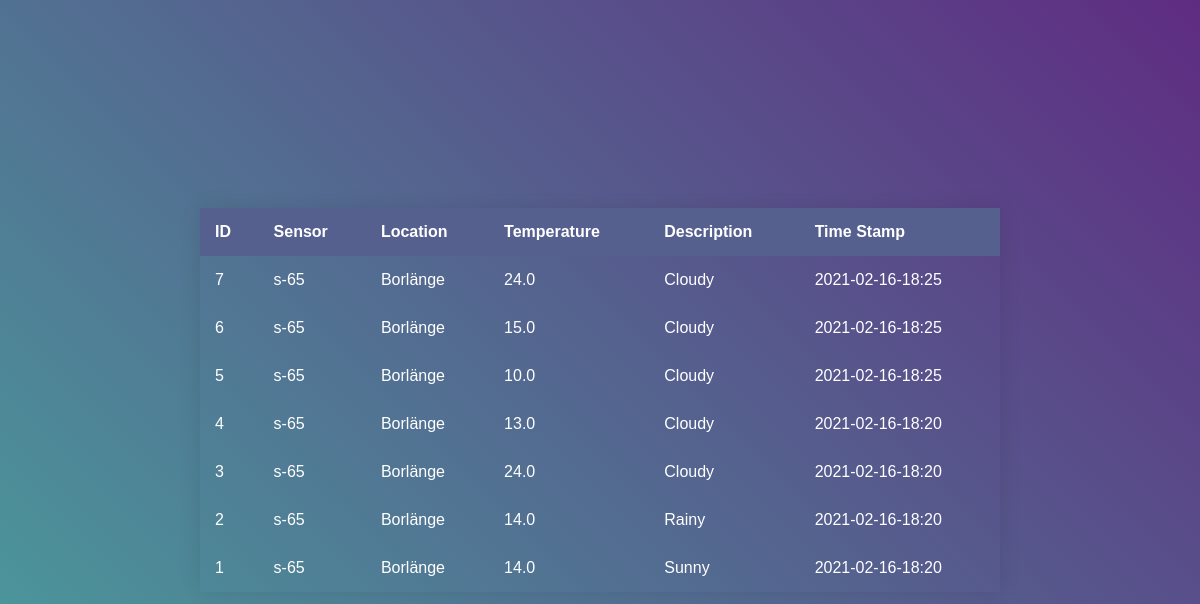
The page / on the database its author committed.
### tables this page shows
CREATE TABLE weather (
        id INTEGER PRIMARY KEY AUTOINCREMENT,
        sensor text,
        location text,
        temperature real,
        description text,
        time text
        );

### flaskex.py (the view)
@app.route("/")
def show_db():
    conn = sqlite3.connect(db)
    c = conn.cursor()
    c.execute("SELECT * FROM weather")
    return render_template("table.html", result=c.fetchall())

### templates/table.html (shortened to what this page needs)
<!DOCTYPE html>
<html lang="en">
<head>
    <link rel="stylesheet" href="{{ url_for('static', filename='styles.css') }}">
</head>
<body>
    <div class="container">
        <table>
            <thead>
                <tr>
                    <th>ID</th>
                    <th>Sensor</th>
                    <th>Location</th>
                    <th>Temperature</th>
                    <th>Description</th>
                    <th>Time Stamp</th>
                </tr>
        </thead>
            <tbody>
                {% for item in result|reverse %}
                <tr>
                    <td>
                        {{item[0]}}
                    </td>
                    <td>
                        {{item[1]}}
                    </td>
                    <td>
                        {{item[2]}}
                    </td>
                    <td>
                        {{item[3]}}
                    </td>
                    <td>
                        {{item[4]}}
                    </td>
                    <td>
                        {{item[5]}}
                    </td>
                </tr>
                {% endfor %}
            </tbody>
        </table>
    </div>
</body>
</html>

### static/styles.css (style rules this page uses)
html, body { height: 100%; }
body { margin: 0; background: linear-gradient(45deg, #49a09d, #5f2c82); font-family: sans-serif; font-weight: 100; }
.container { position: absolute; top: 50%; left: 50%; transform: translate(-50%, -50%); }
table { width: 800px; border-collapse: collapse; overflow: hidden; box-shadow: 0 0 20px rgba(0,0,0,0.1); }
th, td { padding: 15px; color: #fff; }
th { text-align: left; }
thead, th { background-color: #55608f; }

### rows shown on the page
weather: id "7", sensor "s-65", location "Borlänge", temperature "24.0", description "Cloudy", time "2021-02-16-18:25"
weather: id "6", sensor "s-65", location "Borlänge", temperature "15.0", description "Cloudy", time "2021-02-16-18:25"
weather: id "5", sensor "s-65", location "Borlänge", temperature "10.0", description "Cloudy", time "2021-02-16-18:25"
weather: id "4", sensor "s-65", location "Borlänge", temperature "13.0", description "Cloudy", time "2021-02-16-18:20"
weather: id "3", sensor "s-65", location "Borlänge", temperature "24.0", description "Cloudy", time "2021-02-16-18:20"
weather: id "2", sensor "s-65", location "Borlänge", temperature "14.0", description "Rainy", time "2021-02-16-18:20"
weather: id "1", sensor "s-65", location "Borlänge", temperature "14.0", description "Sunny", time "2021-02-16-18:20"
